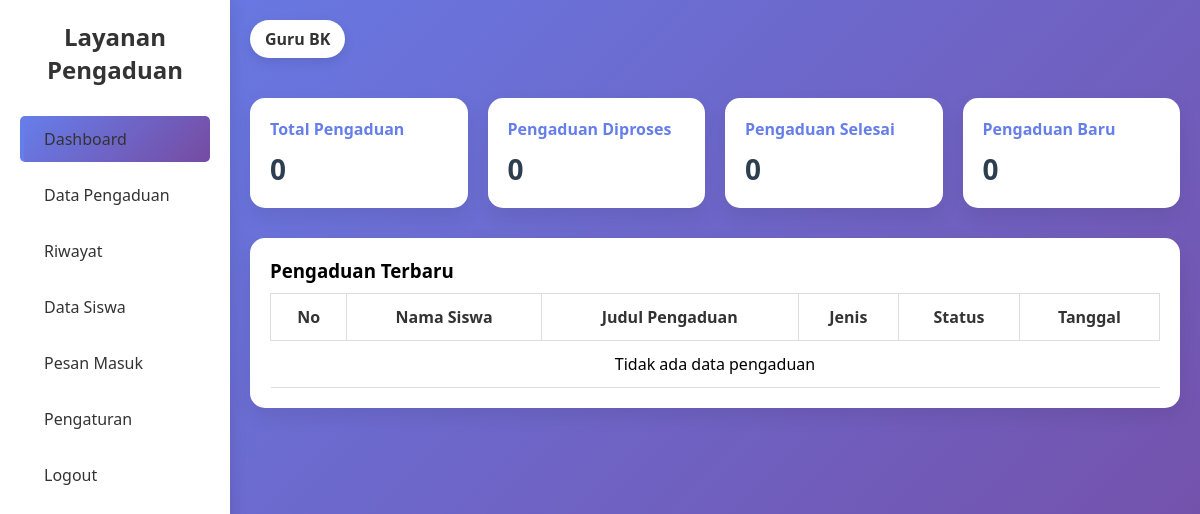
The page /guru_dashboard.php (signed in) on the database as committed earlier.
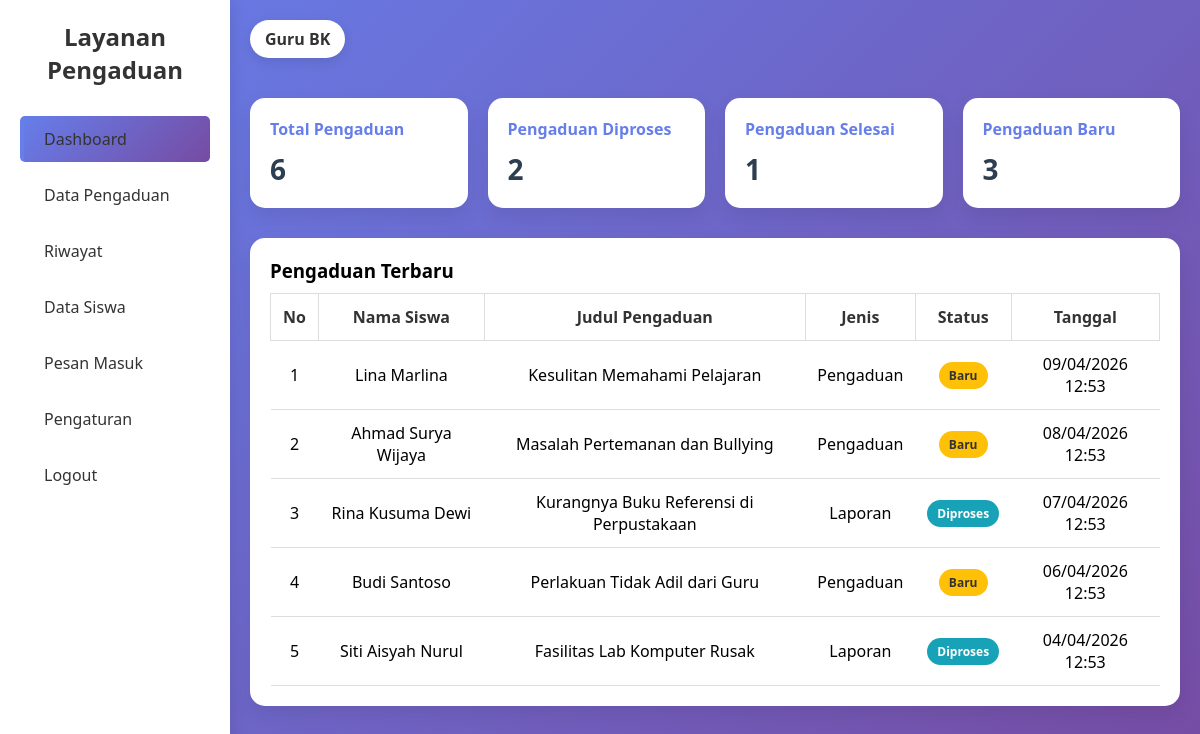
The same page on the database as committed later.
### tables this page shows
CREATE TABLE IF NOT EXISTS `pengaduan` (
  `id_pengaduan` int(11) NOT NULL,
  `id_siswa` int(11) NOT NULL,
  `id_bk` int(11) DEFAULT NULL,
  `jenis` enum('pengaduan','laporan') NOT NULL,
  `judul` varchar(150) NOT NULL,
  `isi` text NOT NULL,
  `file_dokumen` varchar(255) DEFAULT NULL,
  `tanggal` datetime DEFAULT current_timestamp(),
  `status` enum('baru','diproses','selesai') DEFAULT 'baru',
  `tanggapan` text DEFAULT NULL,
  `tanggal_tanggapan` datetime DEFAULT NULL,
  `updated_at` datetime DEFAULT current_timestamp() ON UPDATE current_timestamp()
);

CREATE TABLE IF NOT EXISTS `siswa` (
  `id_siswa` int(11) NOT NULL,
  `nisn` varchar(20) NOT NULL,
  `nama` varchar(100) NOT NULL,
  `jenis_kelamin` enum('Laki-laki','Perempuan') NOT NULL,
  `tempat_lahir` varchar(100) DEFAULT NULL,
  `tanggal_lahir` date DEFAULT NULL,
  `alamat` text DEFAULT NULL,
  `telpon` varchar(15) DEFAULT NULL,
  `email` varchar(100) DEFAULT NULL,
  `id_kelas` int(11) DEFAULT NULL,
  `password` varchar(255) NOT NULL,
  `foto` varchar(255) DEFAULT NULL,
  `status` enum('aktif','nonaktif') DEFAULT 'aktif',
  `created_at` datetime DEFAULT current_timestamp(),
  `updated_at` datetime DEFAULT current_timestamp() ON UPDATE current_timestamp()
);

### guru_dashboard.php (the view, shortened to what this page needs)
<?php
include 'koneksi.php';
$query_total = "SELECT COUNT(*) as total FROM pengaduan";
$result_total = mysqli_query($conn, $query_total);
$total = mysqli_fetch_assoc($result_total)['total'];
$query_baru = "SELECT COUNT(*) as baru FROM pengaduan WHERE status='baru'";
$result_baru = mysqli_query($conn, $query_baru);
$baru = mysqli_fetch_assoc($result_baru)['baru'];
$query_proses = "SELECT COUNT(*) as proses FROM pengaduan WHERE status='diproses'";
$result_proses = mysqli_query($conn, $query_proses);
$proses = mysqli_fetch_assoc($result_proses)['proses'];
$query_selesai = "SELECT COUNT(*) as selesai FROM pengaduan WHERE status='selesai'";
$result_selesai = mysqli_query($conn, $query_selesai);
$selesai = mysqli_fetch_assoc($result_selesai)['selesai'];
$query_recent = "SELECT p.*, s.nama as nama_siswa FROM pengaduan p JOIN siswa s ON p.id_siswa = s.id_siswa ORDER BY p.tanggal DESC LIMIT 5";
$result_recent = mysqli_query($conn, $query_recent);
$recent_list = [];
while ($row = mysqli_fetch_assoc($result_recent)) {
    $recent_list[] = $row;
}
?>
<!DOCTYPE html>
<html lang="id">
<head>
    <link rel="stylesheet" href="css/dashboard.css">
    <link rel="stylesheet" href="https://cdnjs.cloudflare.com/ajax/libs/font-awesome/6.4.0/css/all.min.css">
</head>
<body>
<div class="container">
    <div class="sidebar">
        <h2>Layanan Pengaduan</h2>
        <ul>
            <li class="active"><a href="guru_dashboard.php">Dashboard</a></li>
            <li><a href="guru_data_pengaduan.php">Data Pengaduan</a></li>
            <li><a href="guru_riwayat_pengaduan.php">Riwayat</a></li>
            <li><a href="guru_data_siswa.php">Data Siswa</a></li>
            <li><a href="guru_pesan_masuk.php">Pesan Masuk</a></li>
            <li><a href="guru_pengaturan.php">Pengaturan</a></li>
            <li><a href="logout.php" onclick="return confirm('Yakin ingin logout?');">Logout</a></li>
        </ul>
    </div>
    <div class="main">
        <div class="user"><?php echo htmlspecialchars($_SESSION['nama_guru'] ?? 'Guru BK'); ?></div>
        <div class="cards">
            <div class="card">
                <h4>Total Pengaduan</h4>
                <p><?php echo $total; ?></p>
            </div>
            <div class="card">
                <h4>Pengaduan Diproses</h4>
                <p><?php echo $proses; ?></p>
            </div>
            <div class="card">
                <h4>Pengaduan Selesai</h4>
                <p><?php echo $selesai; ?></p>
            </div>
            <div class="card">
                <h4>Pengaduan Baru</h4>
                <p><?php echo $baru; ?></p>
            </div>
        </div>
        <div class="table-container">
            <h3>Pengaduan Terbaru</h3>
            <table>
                <thead>
                    <tr>
                        <th>No</th>
                        <th>Nama Siswa</th>
                        <th>Judul Pengaduan</th>
                        <th>Jenis</th>
                        <th>Status</th>
                        <th>Tanggal</th>
                    </tr>
                </thead>
                <tbody>
                    <?php
                    if (count($recent_list) > 0) {
                        $no = 1;
                        foreach ($recent_list as $pengaduan) {
                            $status_class = 'status-' . $pengaduan['status'];
                            echo "<tr>";
                            echo "<td>" . $no++ . "</td>";
                            echo "<td>" . htmlspecialchars($pengaduan['nama_siswa']) . "</td>";
                            echo "<td>" . htmlspecialchars($pengaduan['judul']) . "</td>";
                            echo "<td>" . ucfirst(htmlspecialchars($pengaduan['jenis'])) . "</td>";
                            echo "<td><span class='status-badge $status_class'>" . ucfirst(htmlspecialchars($pengaduan['status'])) . "</span></td>";
                            echo "<td>" . date('d/m/Y H:i', strtotime($pengaduan['tanggal'])) . "</td>";
                            echo "</tr>";
                        }
                    } else {
                        echo "<tr><td colspan='6' style='text-align:center'>Tidak ada data pengaduan</td></tr>";
                    }
                    ?>
                </tbody>
            </table>
        </div>
    </div>
</div>
</body>
</html>

### css/dashboard.css (style rules this page uses)
* { margin:0; padding:0; box-sizing:border-box; font-family: 'Segoe UI', Tahoma, Geneva, Verdana, sans-serif; }
body { background: linear-gradient(135deg, #667eea 0%, #764ba2 100%); min-height: 100vh; }
.container { display:flex; min-height: 100vh; }
.sidebar { width:230px; min-height: 100vh; background: white; color:#333; padding:20px; box-shadow: 2px 0 15px rgba(0, 0, 0, 0.1); }
.sidebar h2 { text-align:center; margin-bottom:30px; color:#333; }
.sidebar ul { list-style:none; }
.sidebar ul li { padding:12px; margin:10px 0; border-radius:5px; cursor:pointer; }
.sidebar ul li a { padding:12px; margin:10px 0; border-radius:5px; cursor:pointer; text-decoration: none; color: #333; }
.sidebar .active { background: linear-gradient(135deg, #667eea 0%, #764ba2 100%); color: rgb(0, 0, 0); border-left: 4px solid #667eea; padding-left: 8px; }
.main { flex:1; padding:20px; }
.user { display: inline-block; background: white; padding:8px 15px; border-radius:20px; color:#333; font-weight: 600; box-shadow: 0 4px 12px rgba(0, 0, 0, 0.1); margin-bottom: 20px; }
.cards { display:flex; gap:20px; margin-top:20px; }
.card { flex:1; background:white; padding:20px; border-radius:15px; box-shadow: 0 8px 20px rgba(0, 0, 0, 0.08); transition: all 0.3s ease; }
.card h4 { margin-bottom:10px; color:#667eea; }
.card p { font-size:28px; font-weight:bold; color:#2c3e50; }
.table-container { margin-top:30px; background:white; padding:20px; border-radius:15px; box-shadow: 0 8px 20px rgba(0, 0, 0, 0.08); }
table { width:100%; border-collapse:collapse; margin-top:10px; }
table th, table td { padding:12px; text-align:center; border-bottom:1px solid #ddd; }
table th { background: white; color:#333; font-weight: 600; border: 1px solid #ddd; }

### guru_dashboard.php (style rules this page uses)
.status-badge { display: inline-block; padding: 5px 10px; border-radius: 20px; font-size: 12px; font-weight: bold; }
.status-baru { background-color: #ffc107; color: #333; }
.status-diproses { background-color: #17a2b8; color: white; }

Rows that differ between the two databases and show on the page:
added pengaduan: id_siswa.nama "Lina Marlina", judul "Kesulitan Memahami Pelajaran", jenis "Pengaduan", status "Baru", tanggal "09/04/2026 12:53"
added pengaduan: id_siswa.nama "Ahmad Surya Wijaya", judul "Masalah Pertemanan dan Bullying", jenis "Pengaduan", status "Baru", tanggal "08/04/2026 12:53"
added pengaduan: id_siswa.nama "Rina Kusuma Dewi", judul "Kurangnya Buku Referensi di Perpustakaan", jenis "Laporan", status "Diproses", tanggal "07/04/2026 12:53"
added pengaduan: id_siswa.nama "Budi Santoso", judul "Perlakuan Tidak Adil dari Guru", jenis "Pengaduan", status "Baru", tanggal "06/04/2026 12:53"
added pengaduan: id_siswa.nama "Siti Aisyah Nurul", judul "Fasilitas Lab Komputer Rusak", jenis "Laporan", status "Diproses", tanggal "04/04/2026 12:53"
Other text that changed with them:
$total: "0" → "6"
$proses: "0" → "2"
$selesai: "0" → "1"
$baru: "0" → "3"
text no longer shown: "Tidak ada data pengaduan"
